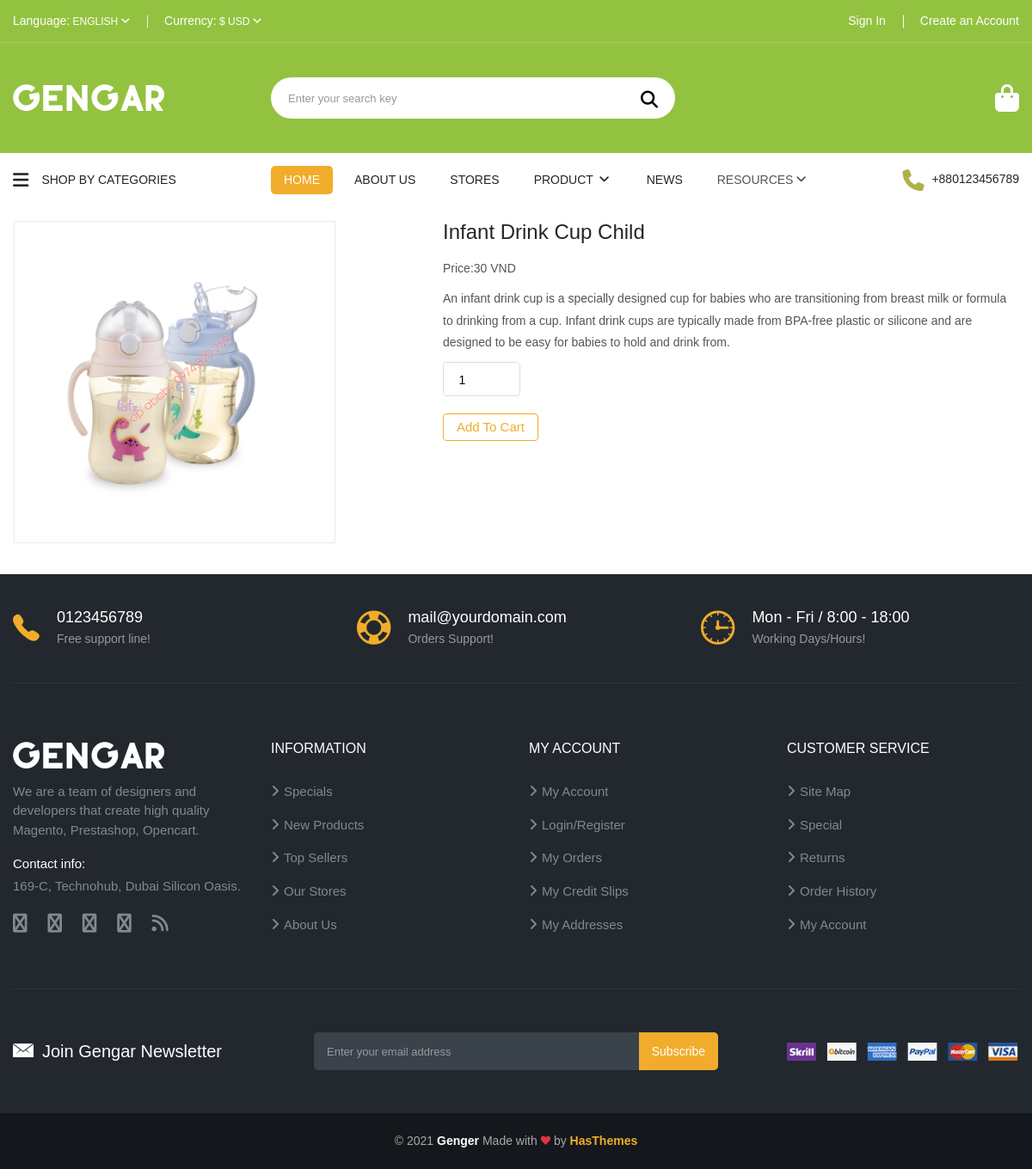
Screenshot of /?page=product_details&id=3 with the database file from the repository.
### tables this page shows
CREATE TABLE `products` (
  `id` int(11) NOT NULL,
  `name_product` varchar(255) NOT NULL,
  `price` decimal(10,2) NOT NULL,
  `description` longtext DEFAULT NULL,
  `thumbnail` varchar(255) DEFAULT NULL,
  `brand_id` int(11) DEFAULT NULL,
  `created_at` int(11) DEFAULT NULL,
  `updated_at` int(11) DEFAULT NULL
);

### pages/product_details.php (the view, shortened to what this page needs)
<?php
require 'inc/header.php';
?>
<?php
$sql = "SELECT * FROM `products` WHERE `id` = " . $_GET['id'];
$res = $conn->query($sql);
while ($row = $res->fetch_array()) {
?>
  <div class="product-details-inner">
    <div class="row">
      <div class="col-lg-5">
        <div class="product-large-slider mb-20">
          <div class="pro-large-img img-zoom">
            <img class="img-big" src="<?= $base_url . $row['thumbnail']; ?>" alt="<?= $row['name_product'] ?>" ">
          </div>
        </div>
      </div>
      <div class=" col-lg-7">
            <div class="product-details-des">
              <h1 class="product-name"><?= $row['name_product'] ?></h1>
              <div class="price-box">
                <label>Price: </label><span name="price" id="price" class="product-old"><?= number_format($row['price'], 0, ",", ".") ?> VND</span><br />
              </div>
              <p><?= htmlspecialchars_decode($row['description']) ?></p>
              <div class="quantity-cart-box d-flex align-items-center">
                <form method="POST" action="?page=cart&action=add">
                  <div class="quantity">
                    <div class="pro-qty">
                      <input v-model="totalOrder" type="number" id="quantity" name="quantity[<?= $row['id'] ?>]" value="1" min="1" size="1">
                    </div>
                  </div>
                  <div class="action_link" >
                    <button style="margin-top: 20px"  id="add_product" type="submit" class="btn btn-cart">Add To Cart</button>
                  </div>
                </form>
              </div>
            </div>
          </div>
        </div>
  </div>
    <?php  } ?>
    <?php
    require 'inc/footer.php';
    ?>

### index.php (shortened to what this page needs)
<?php
    $base_url =" http://localhost/project_nhom5/project_nhom5/system_basic/admin";
    $page = !empty($_GET['page']) ? $_GET['page'] : "home" ;
    $path = "pages/{$page}.php";
    if(file_exists($path)){
        require_once $path;
    }else{
        require_once "pages/404.php";
    }
?>

### inc/header.php (shortened to what this page needs)
<!DOCTYPE html>
<html lang="en">
<head>
  <link rel="stylesheet" href="./public/css/vendor.css">
  <link rel="stylesheet" href="./public/css/Theme.css">
  <link rel="stylesheet" href="./public/css/style.css">
  <link rel="stylesheet" href="./public/css/become.css">
  <link rel="stylesheet" href="./public/css/product-fashion.css">
  <link rel="stylesheet" href="./public/css/responsive.css">
  <link rel="stylesheet" href="./public/css/plugins.css">
  <link rel="stylesheet" href="https://cdnjs.cloudflare.com/ajax/libs/font-awesome/6.4.0/css/all.min.css" />
</head>
<body>
  <div>
    <header class="header-area">
      <div class="main-header d-none d-lg-block">
        <div class="header-top theme-color-5">
          <div class="container bdr-bottom-5">
            <div class="row align-items-center">
              <div class="col-lg-6">
                <div class="header-top-settings">
                  <ul class="nav align-items-center">
                    <li class="language">
                      <span>Language:</span>
                      English
                      <i class="fa fa-angle-down"></i>
                    </li>
                    <li class="curreny-wrap">
                      <span>Currency:</span>
                      $ USD
                      <i class="fa fa-angle-down"></i>
                    </li>
                  </ul>
                </div>
              </div>
              <div class="col-lg-6">
                <div class="header-links">
                  <ul class="nav justify-content-end">
                    <?php
                    if (isset($_SESSION['user_login'])) {
                    ?>
                      <li>Welcome <?= $_SESSION['user_login'] ?> To Gengar</li>
                    <?php
                    } else {
                    ?>
                      <li><a href="?page=login">Sign In</a></li>
                    <?php
                    }
                    ?>
                    <?php
                    if (isset($_SESSION['user_login'])) {
                    ?>
                      <li><a href="?page=logout">Log Out</a></li>
                    <?php
                    } else {
                    ?>
                      <li><a href="?page=register">Create an Account</a></li>
                    <?php
                    }
                    ?>
                  </ul>
                </div>
              </div>
            </div>
          </div>
        </div>
        <div class="header-middle-area theme-color-5">
          <div class="container">
            <div class="row align-items-center">
              <div class="col-lg-3">
                <div class="logo">
                  <a href="?page=home">
                    <img src="./public/img/logo/logo.png" alt="">
                  </a>
                </div>
              </div>
              <div class="col-lg-5">
                <div class="search-box-wrapper">
                  <form class="search-box-inner" method="GET" >
                    <input type="text" class="search-field" placeholder="Enter your search key" name="search_key">
                    <a  class="search-btn">
                      <i class="fa-solid fa-magnifying-glass" type="submit" style="font-size: 20px;"></i>
                    </a>
                  </form>
                </div>
              </div>
              <div class="col-lg-4">
                <div class="header-configure-wrapper">
                  <div class="header-configure-area">
                    <ul class="nav justify-content-end">
                      <li class="mini-cart-wrap">
                        <a href="?page=cart">
                          <i class="fa-solid fa-bag-shopping"></i>
                        </a>
                      </li>
                    </ul>
                  </div>
                </div>
              </div>
            </div>
          </div>
        </div>
        <div class="main-menu-area bg-white">
          <div class="container">
            <div class="row align-items-center">
              <div class="col-lg-3">
                <div class="category-toggle-wrap">
                  <div class="category-toggle">
                    <i class="fa-solid fa-bars" style="font-size: 21px;"></i>
                    Shop By Categories
                  </div>
                </div>
              </div>
              <div class="col-lg-7">
                <div class="main-menu home-main">
                  <nav class="desktop-menu">
                    <ul>
                      <li class="active"><a href="?page=home">Home</a>
                      </li>
                      <li><a href="?page=about_us">About us</a>
                      </li>
                      <li><a href="?page=stores">Stores</a></li>
                      <li><a href="#">Product <i class="fa fa-angle-down"></i></a>
                      </li>
                      <li><a href="?page=news">News</a></li>
                      <li><a>Resources<i class="fa fa-angle-down"></i></a>
                      </li>
                    </ul>
                  </nav>
                </div>
              </div>
              <div class="col-lg-2">
                <div class="header-support2">
                  <p><i class="fa-solid fa-phone" style="color:#b0b04c;"></i> +880123456789</p>
                </div>
              </div>
            </div>
          </div>
        </div>
      </div>
    </header>
  </div>
</body>
</html>

### inc/footer.php (shortened to what this page needs)
<div>
    <footer class="footer-wrapper bg-dark ">
      <div class="footer-top">
        <div class="container">
          <div class="footer-features-inner">
            <div class="row">
              <div class="col-lg-4 col-md-4">
                <div class="single-features-item footer-feature-item">
                  <div class="features-icon">
                    <i class="ion-ios-telephone"></i>
                  </div>
                  <div class="features-content">
                    <h5>0123456789</h5>
                    <p>Free support line!</p>
                  </div>
                </div>
              </div>
              <div class="col-lg-4 col-md-4">
                <div class="single-features-item footer-feature-item">
                  <div class="features-icon">
                    <i class="ion-help-buoy"></i>
                  </div>
                  <div class="features-content">
                    <h5>mail@yourdomain.com</h5>
                    <p>Orders Support!</p>
                  </div>
                </div>
              </div>
              <div class="col-lg-4 col-md-4">
                <div class="single-features-item footer-feature-item">
                  <div class="features-icon">
                    <i class="ion-clock"></i>
                  </div>
                  <div class="features-content">
                    <h5>Mon - Fri / 8:00 - 18:00</h5>
                    <p>Working Days/Hours!</p>
                  </div>
                </div>
              </div>
            </div>
          </div>
        </div>
      </div>
      <div class="footer-widget-area">
        <div class="container">
          <div class="footer-widget-inner">
            <div class="row">
              <div class="col-lg-3 col-md-6 col-sm-6">
                <div class="footer-widget-item">
                  <div class="footer-widget-logo">
                    <a href="index.html">
                      <img src="assets/img/logo/logo.png" alt="">
                    </a>
                  </div>
                  <div class="footer-widget-body">
                    <p>We are a team of designers and developers that create high quality Magento, Prestashop, Opencart.</p>
                    <h6 class="contact-info-title">Contact info:</h6>
                    <p>169-C, Technohub, Dubai Silicon Oasis.</p>
                    <div class="footer-social-link">
                      <a href="#"><i class="fa fa-facebook"></i></a>
                      <a href="#"><i class="fa fa-google-plus"></i></a>
                      <a href="#"><i class="fa fa-twitter"></i></a>
                      <a href="#"><i class="fa fa-youtube"></i></a>
                      <a href="#"><i class="fa fa-rss"></i></a>
                    </div>
                  </div>
</div>
              </div>
              <div class="col-lg-3 col-md-6 col-sm-6">
                <div class="footer-widget-item">
                  <div class="footer-widget-title">
                    <h5>information</h5>
                  </div>
                  <ul class="footer-widget-body">
                    <li><a href="#">Specials</a></li>
                    <li><a href="#">New products</a></li>
                    <li><a href="#">Top sellers</a></li>
                    <li><a href="#">Our stores</a></li>
                    <li><a href="#">About us</a></li>
                  </ul>
                </div>
              </div>
              <div class="col-lg-3 col-md-6 col-sm-6 dt">
                <div class="footer-widget-item">
                  <div class="footer-widget-title">
                    <h5>my account</h5>
                  </div>
                  <ul class="footer-widget-body">
                    <li><a href="my-account.html">my account</a></li>
                    <li><a href="login-register.html">login/register</a></li>
                    <li><a href="#">my orders</a></li>
                    <li><a href="#">my credit slips</a></li>
                    <li><a href="#">my addresses</a></li>
                  </ul>
                </div>
              </div>
              <div class="col-lg-3 col-md-6 col-sm-6 dt">
                <div class="footer-widget-item">
                  <div class="footer-widget-title">
                    <h5>customer service</h5>
                  </div>
                  <ul class="footer-widget-body">
                    <li><a href="#">site map</a></li>
                    <li><a href="#">special</a></li>
                    <li><a href="#">returns</a></li>
                    <li><a href="#">Order history</a></li>
                    <li><a href="#">my account</a></li>
                  </ul>
                </div>
              </div>
            </div>
          </div>
        </div>
      </div>
      <div class="newsletter-area">
        <div class="container">
          <div class="row align-items-center">
            <div class="col-xl-3 col-lg-4 col-md-5">
              <div class="newsletter-title">
                <div class="newsletter-icon">
                  <i class="ion-ios-email"></i>
                </div>
                <h3>join Gengar newsletter</h3>
              </div>
            </div>
            <div class="col-xl-6 col-lg-5 col-md-7">
              <div class="newsletter-inner">
                <form id="mc-form">
<input type="email" class="news-field" id="mc-email" autocomplete="off" placeholder="Enter your email address">
                  <button class="news-btn" id="mc-submit">Subscribe</button>
                </form>
              </div>
            </div>
            <div class="col-xl-3 col-lg-3 col-md-12">
              <div class="payment-method">
                <img src="assets/img/payment.png" alt="">
              </div>
            </div>
          </div>
        </div>
      </div>
      <div class="footer-bottom-area">
        <div class="container">
          <div class="row">
            <div class="col-12">
              <div class="copyright-text text-center">
                <p>&copy; 2021 <b class="text-white">Genger</b> Made with <i class="ion-heart text-danger"></i> by <a href="https://hasthemes.com/"><b>HasThemes</b></a></p>
              </div>
            </div>
          </div>
        </div>
      </div>
    </footer>
  </div>

### public/css/style.css (style rules this page uses)
* { padding: 0; margin: 0; box-sizing: border-box; }

### public/css/become.css (style rules this page uses)
body { width: 100%; float: right; }
a { color: black; }

### public/css/product-fashion.css (style rules this page uses)
a { color: black; }
.footer-wrapper { width: 100%; float: left; }

### inc/header.php (style rules this page uses)
p { margin-bottom: 0; }
.img-big { height: 100%; }

### pages/product_details.php (style rules this page uses)
.img-big { padding: 50px; }
.pro-large-img img { width: 80%; }

### rows the page displays
products: thumbnail (picture), name_product "Infant Drink Cup Child", price "30", description "An infant drink cup is a specially designed cup for babies who are transitioning from breast milk or formula to drinking from a cup. Infant drink cups are typically made from BPA-free plastic or silicone and are designed to be easy for babies to hold and drink from."
